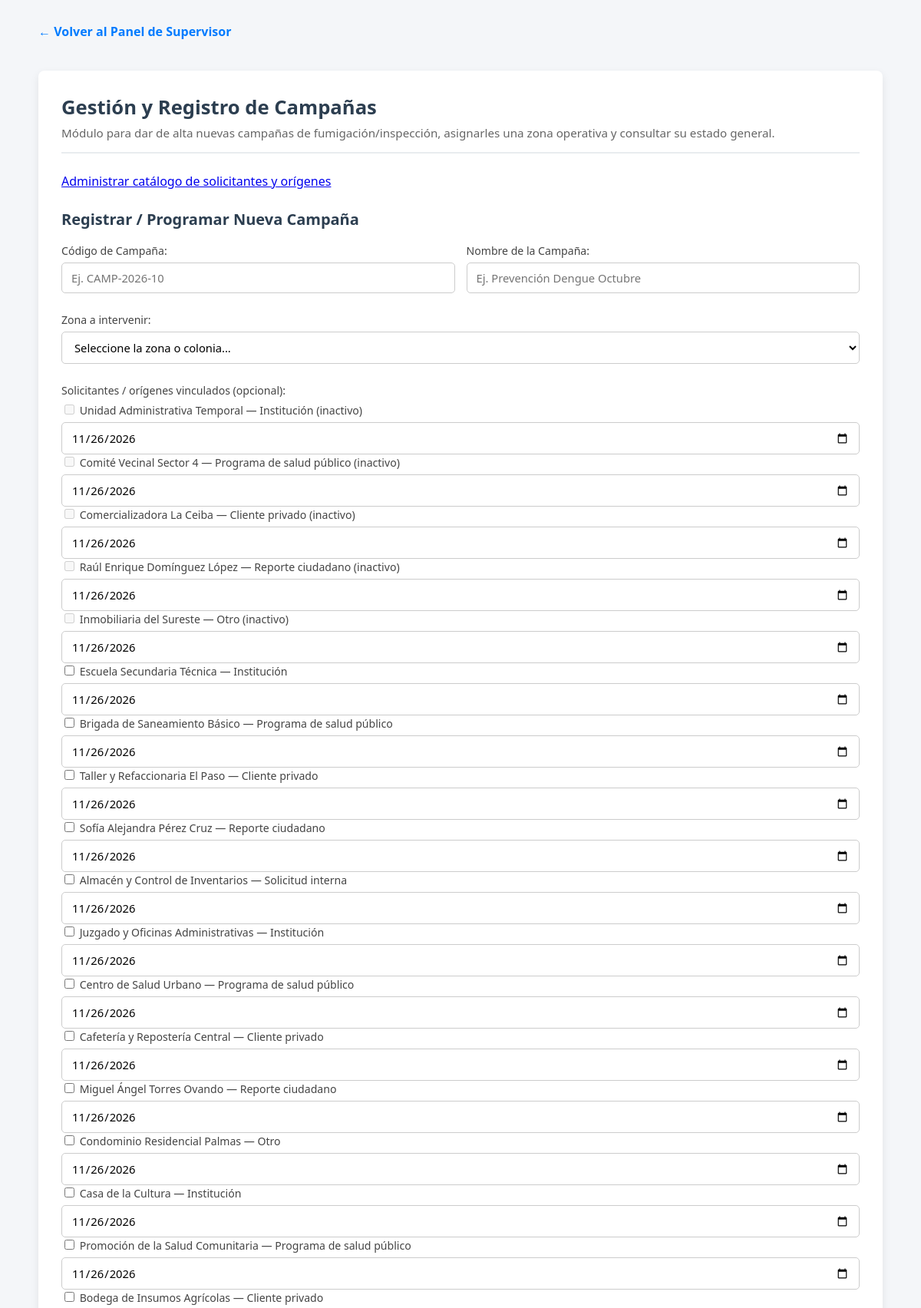
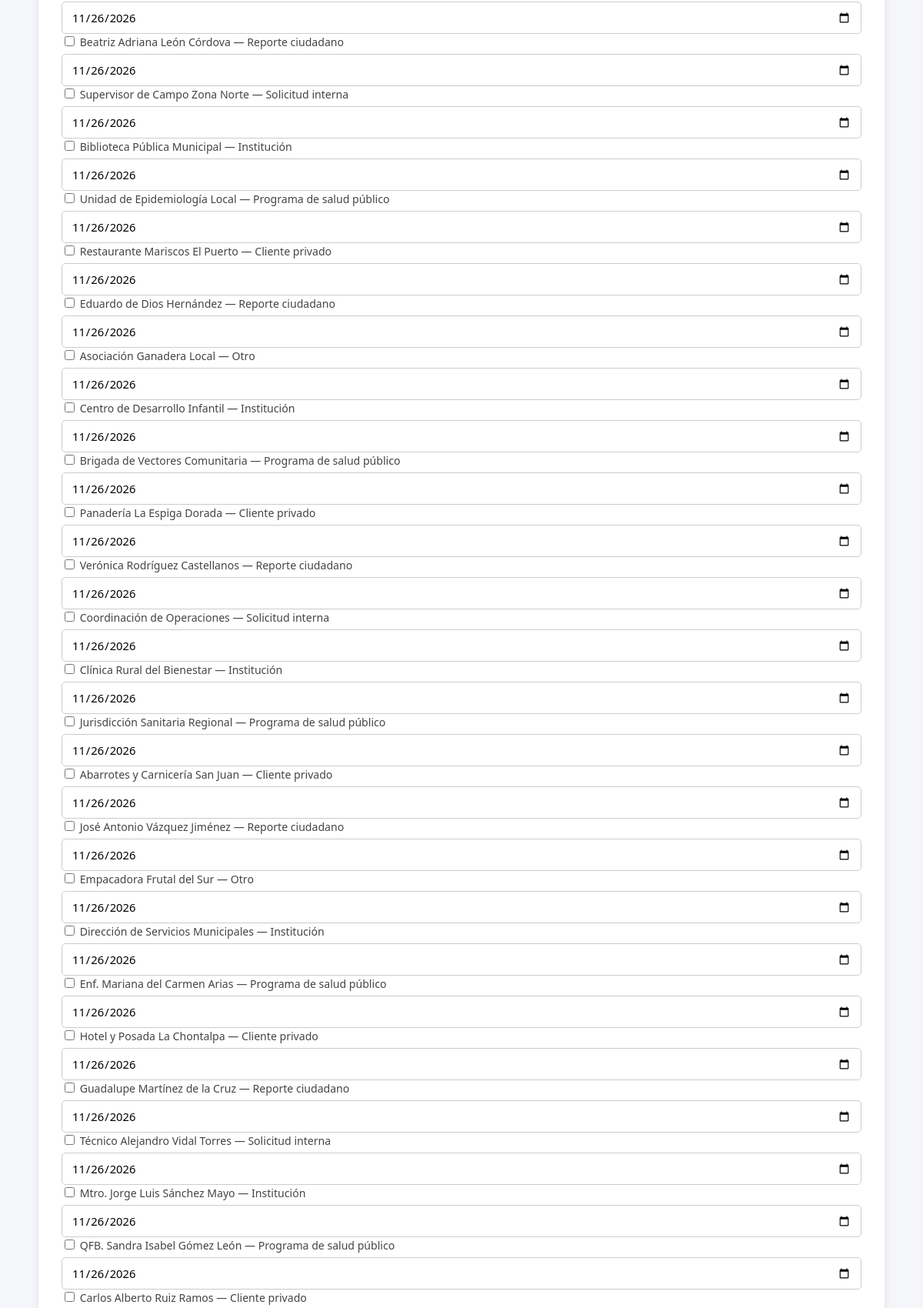
Page /index.php?modulo=registro_campanas (signed in, upper part) on the committed database (2 pictures, top to bottom).
### tables this page shows
CREATE TABLE `solicitantes` (
  `IdSolicitante` int(11) NOT NULL AUTO_INCREMENT,
  `TipoOrigen` enum('Reporte ciudadano','Cliente privado','Programa de salud público','Institución','Solicitud interna','Otro') NOT NULL,
  `NombreSolicitante` varchar(150) NOT NULL,
  `TelefonoSolicitante` varchar(20) DEFAULT NULL,
  `DescripcionSolicitud` text NOT NULL,
  `EstadoSolicitud` enum('Activo','Inactivo') NOT NULL DEFAULT 'Activo',
  PRIMARY KEY (`IdSolicitante`)
);

### controllers/admin/controller.campana.php (called while the page is built, shortened)
<?php
require_once MODEL_PATH . 'admin/model.solicitante.php';
$modeloSolicitante = new ModelSolicitante($conexion);
$campanaEditar = null;
$solicitantesSeleccionados = [];
$resultadoSolicitantes = $modeloSolicitante->obtenerSolicitantes();
require_once VIEW_PATH . 'admin/campanas.php';
?>

### controllers/super/controller.registro_campanas.php (called while the page is built)
<?php
require_once CONTROLLER_PATH . 'admin/controller.campana.php';

### resources/class/class.permissions.php (called while the page is built, shortened)
<?php
final class PermissionPolicy
{
    public static function governs($module)
    {
        return is_string($module)
            && !in_array($module, self::UNMANAGED_MODULES, true);
    }
    public static function can($role, $module, $action)
    {
        $module = self::canonicalModule($module);
        return isset(self::ROLE_ACTIONS[$role])
            && in_array($action, self::ROLE_ACTIONS[$role], true);
    }
    private static function canonicalModule($module)
    {
        return self::MODULE_ALIASES[$module] ?? $module;
    }
}
function appCan($module, $action)
{
    return PermissionPolicy::can(
        $_SESSION['rol'] ?? '',
        $module,
        $action
    );
}

### models/admin/model.solicitante.php (called while the page is built, shortened)
<?php
class ModelSolicitante {
    private $conexion;
    public function __construct($conexion) {
        $this->conexion = $conexion;
    }
    public function obtenerSolicitantes() {
        $query = "SELECT IdSolicitante, TipoOrigen, NombreSolicitante AS Nombre, TelefonoSolicitante AS Contacto, DescripcionSolicitud AS Descripcion, EstadoSolicitud AS Estado FROM Solicitantes ORDER BY IdSolicitante DESC";
        return $this->conexion->query($query);
    }
}
?>

### views/admin/campanas.php (the view, shortened to what this page needs)
<!DOCTYPE html>
<html lang="es">
<head>
</head>
<body>
    <div class="header-link">
        <?php
        if (isset($_SESSION['rol'])){
            if ($_SESSION['rol'] === 'Administrador') {
                echo '<a href="index.php?modulo=dashboard">← Volver al Panel de Administración</a>';
            } elseif ($_SESSION['rol'] === 'Supervisor') {
                echo '<a href="index.php?modulo=super_dashboard">← Volver al Panel de Supervisor</a>';
            } elseif ($_SESSION['rol'] === 'Tecnico') {
                echo '<a href="index.php?modulo=tecnico_dashboard">← Volver al Panel Técnico</a>';
            }
        }
        ?>
    </div>
    <div class="page-container">
        <h1>Gestión y Registro de Campañas</h1>
        <p class="module-desc">Módulo para dar de alta nuevas campañas de fumigación/inspección, asignarles una zona operativa y consultar su estado general.</p>
        <?php if (appCan('solicitantes', 'consultar')): ?>
            <p><a href="<?= BASE_URL ?>index.php?modulo=solicitantes">Administrar catálogo de solicitantes y orígenes</a></p>
        <?php endif; ?>
        <h2><?= $campanaEditar ? 'Modificar Campaña: ' . htmlspecialchars($campanaEditar['CodigoCampana']) : 'Registrar / Programar Nueva Campaña' ?></h2>
        <?php if (appCan('campanas', $campanaEditar ? 'modificar' : 'registrar')): ?>
        <form action="<?= BASE_URL ?>index.php" method="POST">
            <div class="form-grid">
                <div class="form-group">
                    <label for="codigo_campana">Código de Campaña:</label>
                    <input type="text" id="codigo_campana" name="codigo_campana" placeholder="Ej. CAMP-2026-10"
                           value="<?= $campanaEditar ? htmlspecialchars($campanaEditar['CodigoCampana']) : '' ?>" required>
                </div>
                <div class="form-group">
                    <label for="nombre_campana">Nombre de la Campaña:</label>
                    <input type="text" id="nombre_campana" name="nombre_campana" placeholder="Ej. Prevención Dengue Octubre"
                           value="<?= $campanaEditar ? htmlspecialchars($campanaEditar['NombreCampana']) : '' ?>" required>
                </div>
                <div class="form-group full-width">
                    <label for="id_zona">Zona a intervenir:</label>
                    <select id="id_zona" name="id_zona" required>
                        <option value="" disabled <?= !$campanaEditar ? 'selected' : '' ?>>Seleccione la zona o colonia...</option>
                    </select>
                </div>
                <div class="form-group full-width">
                    <label>Solicitantes / orígenes vinculados (opcional):</label>
                    <div class="border rounded p-3">
                        <?php if ($resultadoSolicitantes && $resultadoSolicitantes->num_rows > 0): ?>
                            <?php while ($solicitante = $resultadoSolicitantes->fetch_assoc()): ?>
                                <?php
                                $idSolicitante = (int)$solicitante['IdSolicitante'];
                                $solicitanteMarcado = array_key_exists($idSolicitante, $solicitantesSeleccionados);
                                $fechaVinculo = $solicitantesSeleccionados[$idSolicitante] ?? date('Y-m-d');
                                $nombreSolicitante = htmlspecialchars($solicitante['Nombre']);
                                $tipoSolicitante = htmlspecialchars($solicitante['TipoOrigen']);
                                $estadoSolicitante = $solicitante['Estado'];
                                $solicitanteInactivoNoVinculado = $estadoSolicitante === 'Inactivo' && !$solicitanteMarcado;
                                ?>
                                <div class="d-flex flex-wrap align-items-center gap-2 mb-2">
                                    <label class="mb-0">
                                        <input type="checkbox" name="solicitantes[]" value="<?= $idSolicitante ?>" <?= $solicitanteMarcado ? 'checked' : '' ?> <?= $solicitanteInactivoNoVinculado ? 'disabled' : '' ?>>
                                        <?= $nombreSolicitante ?> — <?= $tipoSolicitante ?><?= $estadoSolicitante === 'Inactivo' ? ' (inactivo)' : '' ?>
                                    </label>
                                    <input type="date" name="fechas_solicitud[<?= $idSolicitante ?>]" value="<?= htmlspecialchars($fechaVinculo) ?>" aria-label="Fecha de solicitud de <?= $nombreSolicitante ?>">
                                </div>
                            <?php endwhile; ?>
                        <?php else: ?>
                            <p class="mb-0 text-muted">No hay solicitantes registrados. Administra el catálogo para poder asociarlos.</p>
                        <?php endif; ?>
                    </div>
                </div>
            </div>
        </form>
        <?php endif; ?>
    </div>
</body>
</html>

### views/admin/campanas.php (style rules this page uses)
body { font-family: 'Segoe UI', Tahoma, Geneva, Verdana, sans-serif; background-color: #f4f6f9; color: #333; margin: 0; padding: 30px 20px; display: flex; flex-direction: column; align-items: center; gap: 30px; }
.page-container { background-color: #ffffff; padding: 30px; border-radius: 8px; box-shadow: 0 4px 12px rgba(0, 0, 0, 0.08); width: 100%; max-width: 1100px; box-sizing: border-box; }
h1 { font-size: 1.6rem; color: #2c3e50; margin-top: 0; margin-bottom: 6px; }
p.module-desc { font-size: 0.95rem; color: #666; margin-top: 0; margin-bottom: 25px; border-bottom: 2px solid #e9ecef; padding-bottom: 15px; }
h2 { font-size: 1.25rem; color: #2c3e50; margin-top: 25px; margin-bottom: 18px; }
.form-grid { display: grid; grid-template-columns: 1fr 1fr; gap: 15px; }
.form-group { margin-bottom: 10px; }
.full-width { grid-column: span 2; }
label { display: block; font-size: 0.88rem; margin-bottom: 6px; color: #444; font-weight: 500; }
input[type="text"], input[type="date"], select { width: 100%; padding: 9px 12px; border: 1px solid #ccc; border-radius: 5px; font-size: 0.92rem; box-sizing: border-box; transition: border-color 0.2s, box-shadow 0.2s; background-color: #fff; font-family: inherit; }
.header-link { width: 100%; max-width: 1100px; margin: 0 auto 10px; text-align: left; }
.header-link a { color: #007bff; text-decoration: none; font-weight: 600; }

### rows in the picture
solicitantes: NombreSolicitante "Unidad Administrativa Temporal", TipoOrigen "Institución", shows "(inactivo)", IdSolicitante "11/26/2026"
solicitantes: NombreSolicitante "Comité Vecinal Sector 4", TipoOrigen "Programa de salud público", shows "(inactivo)", IdSolicitante "11/26/2026"
solicitantes: NombreSolicitante "Comercializadora La Ceiba", TipoOrigen "Cliente privado", shows "(inactivo)", IdSolicitante "11/26/2026"
solicitantes: NombreSolicitante "Raúl Enrique Domínguez López", TipoOrigen "Reporte ciudadano", shows "(inactivo)", IdSolicitante "11/26/2026"
solicitantes: NombreSolicitante "Inmobiliaria del Sureste", TipoOrigen "Otro", shows "(inactivo)", IdSolicitante "11/26/2026"
solicitantes: NombreSolicitante "Escuela Secundaria Técnica", TipoOrigen "Institución", IdSolicitante "11/26/2026"
solicitantes: NombreSolicitante "Brigada de Saneamiento Básico", TipoOrigen "Programa de salud público", IdSolicitante "11/26/2026"
solicitantes: NombreSolicitante "Taller y Refaccionaria El Paso", TipoOrigen "Cliente privado", IdSolicitante "11/26/2026"
solicitantes: NombreSolicitante "Sofía Alejandra Pérez Cruz", TipoOrigen "Reporte ciudadano", IdSolicitante "11/26/2026"
solicitantes: NombreSolicitante "Almacén y Control de Inventarios", TipoOrigen "Solicitud interna", IdSolicitante "11/26/2026"
solicitantes: NombreSolicitante "Juzgado y Oficinas Administrativas", TipoOrigen "Institución", IdSolicitante "11/26/2026"
solicitantes: NombreSolicitante "Centro de Salud Urbano", TipoOrigen "Programa de salud público", IdSolicitante "11/26/2026"
solicitantes: NombreSolicitante "Cafetería y Repostería Central", TipoOrigen "Cliente privado", IdSolicitante "11/26/2026"
solicitantes: NombreSolicitante "Miguel Ángel Torres Ovando", TipoOrigen "Reporte ciudadano", IdSolicitante "11/26/2026"
solicitantes: NombreSolicitante "Condominio Residencial Palmas", TipoOrigen "Otro", IdSolicitante "11/26/2026"
solicitantes: NombreSolicitante "Casa de la Cultura", TipoOrigen "Institución", IdSolicitante "11/26/2026"
solicitantes: NombreSolicitante "Promoción de la Salud Comunitaria", TipoOrigen "Programa de salud público", IdSolicitante "11/26/2026"
solicitantes: NombreSolicitante "Bodega de Insumos Agrícolas", TipoOrigen "Cliente privado", IdSolicitante "11/26/2026"
solicitantes: NombreSolicitante "Beatriz Adriana León Córdova", TipoOrigen "Reporte ciudadano", IdSolicitante "11/26/2026"
solicitantes: NombreSolicitante "Supervisor de Campo Zona Norte", TipoOrigen "Solicitud interna", IdSolicitante "11/26/2026"
solicitantes: NombreSolicitante "Biblioteca Pública Municipal", TipoOrigen "Institución", IdSolicitante "11/26/2026"
solicitantes: NombreSolicitante "Unidad de Epidemiología Local", TipoOrigen "Programa de salud público", IdSolicitante "11/26/2026"
solicitantes: NombreSolicitante "Restaurante Mariscos El Puerto", TipoOrigen "Cliente privado", IdSolicitante "11/26/2026"
solicitantes: NombreSolicitante "Eduardo de Dios Hernández", TipoOrigen "Reporte ciudadano", IdSolicitante "11/26/2026"
solicitantes: NombreSolicitante "Asociación Ganadera Local", TipoOrigen "Otro", IdSolicitante "11/26/2026"
solicitantes: NombreSolicitante "Centro de Desarrollo Infantil", TipoOrigen "Institución", IdSolicitante "11/26/2026"
solicitantes: NombreSolicitante "Brigada de Vectores Comunitaria", TipoOrigen "Programa de salud público", IdSolicitante "11/26/2026"
solicitantes: NombreSolicitante "Panadería La Espiga Dorada", TipoOrigen "Cliente privado", IdSolicitante "11/26/2026"
solicitantes: NombreSolicitante "Verónica Rodríguez Castellanos", TipoOrigen "Reporte ciudadano", IdSolicitante "11/26/2026"
solicitantes: NombreSolicitante "Coordinación de Operaciones", TipoOrigen "Solicitud interna", IdSolicitante "11/26/2026"
solicitantes: NombreSolicitante "Clínica Rural del Bienestar", TipoOrigen "Institución", IdSolicitante "11/26/2026"
solicitantes: NombreSolicitante "Jurisdicción Sanitaria Regional", TipoOrigen "Programa de salud público", IdSolicitante "11/26/2026"
solicitantes: NombreSolicitante "Abarrotes y Carnicería San Juan", TipoOrigen "Cliente privado", IdSolicitante "11/26/2026"
solicitantes: NombreSolicitante "José Antonio Vázquez Jiménez", TipoOrigen "Reporte ciudadano", IdSolicitante "11/26/2026"
solicitantes: NombreSolicitante "Empacadora Frutal del Sur", TipoOrigen "Otro", IdSolicitante "11/26/2026"
solicitantes: NombreSolicitante "Dirección de Servicios Municipales", TipoOrigen "Institución", IdSolicitante "11/26/2026"
solicitantes: NombreSolicitante "Enf. Mariana del Carmen Arias", TipoOrigen "Programa de salud público", IdSolicitante "11/26/2026"
solicitantes: NombreSolicitante "Hotel y Posada La Chontalpa", TipoOrigen "Cliente privado", IdSolicitante "11/26/2026"
solicitantes: NombreSolicitante "Guadalupe Martínez de la Cruz", TipoOrigen "Reporte ciudadano", IdSolicitante "11/26/2026"
solicitantes: NombreSolicitante "Técnico Alejandro Vidal Torres", TipoOrigen "Solicitud interna", IdSolicitante "11/26/2026"
solicitantes: NombreSolicitante "Mtro. Jorge Luis Sánchez Mayo", TipoOrigen "Institución", IdSolicitante "11/26/2026"
solicitantes: NombreSolicitante "QFB. Sandra Isabel Gómez León", TipoOrigen "Programa de salud público", IdSolicitante "11/26/2026"
solicitantes: NombreSolicitante "Carlos Alberto Ruiz Ramos", TipoOrigen "Cliente privado"
